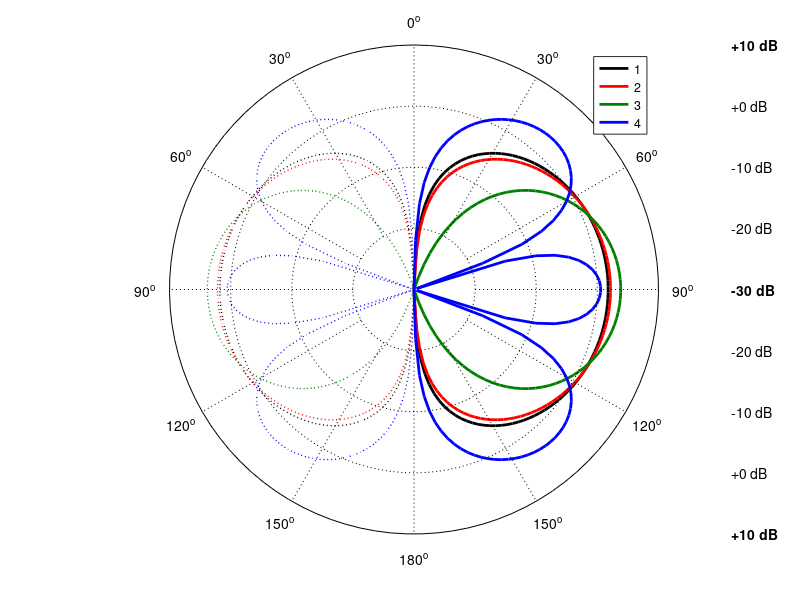

This figure's MATLAB source:
function plot_2D_Pattern_polar_dB(angdeg, rdB, rangedB, stepdB, stepdeg, noLeg)

% FUNCTION plot_2D_Pattern_polar_dB(phideg, rdB, rangedB, stepdB, stepdeg, noLeg)
%
% Makes 2D polar plot of angle-vs-r in logarithmic scale (for r). 
% It plots on the existing figure/axis, or creates a new one.
%
% Special settings are applied when plotting LVDAM-ANT patterns, 
% so that the figure plot matches the software GUI plot
%
% === Inputs ===
%  * phideg  = polar angles in [0,360] deg. Plots for [0,180] are mirrored.
%  * rdB     = radial distance in dB(log) scale, e.g., rdB=10*log10(r)
%  * rangedB = [min,max] dB range for the plot, default is [-30 +10]dB
%  * stepdB  = dB step for the plot markings, default is 10 dB
%  * stepdeg = deg step for the plot markings, default is 30 deg
%  * noLeg   = boolean, disables dB marks on the right, default is 0
%
% MIT License | Copyright (c) 2022 Alexandros Pitilakis, Thessaloniki/Greece

% Test inputs
if nargin == 0
    clc; close all; clear all;
    theta = linspace(eps,pi,100);
    kLs = 2*pi*[ 0.001 0.5 1 1.5 ];
    r = NaN*zeros(length(kLs),length(theta));
    for k = 1:length(kLs)
        kL = kLs(k);
        F = ( ( cos( kL/2*cos(theta) ) - cos(kL/2) )./ sin(theta) ).^2;
        r(k,:) = 2*F / trapz( theta, F.*sin(theta) );
    end
    rdB    = 10*log10( r );
    angdeg = theta*180/pi;   
       
end

% -------------------------------------------------------------------------
% Preliminary operations
% -------------------------------------------------------------------------

% Input argument check
if nargin == 1
    warning('myApp:argChk', 'Not enough input arguments.');
    help polar_dB; 
    return;
end

% Default inputs
if nargin < 6, noLeg = 0; end
if nargin < 5, stepdeg = 30; end
if nargin < 4, stepdB  = 10; end
if nargin < 3, rangedB = [-30 +10]; end 

% Some more checks:
if length(angdeg) ~= length(rdB) % Multiple rad-pat plots:
    error( ' ## polar_dB:ERROR: rdB and phideg must be equal length!' )
end
if diff(rangedB) < 0 % error in range dB
    error( ' ## polar_dB:ERROR: rangedB should be [min_dB max_dB]!' ); 
end
if max(rdB(:)) > rangedB(2) % warning for dB-range
   disp( ' ## polar_dB:Warning: max rdB of curve(s) exceed(s) range!' ); 
end
if any( imag(rdB)~=0 ) % complex rdB
    error( ' ## polar_dB:ERROR: rdB complex? Real inputs only!');
end
   
% Number of "rays" for angle marking
rays = 360/stepdeg;

% Arrange phideg and rdB row-wise
angdeg = angdeg(:)';
if size(rdB,1) > size(rdB,2)
    rdB = rdB';
end

% LV rad-pats special settings
try
    LVspecial = min(size(rdB))==2 && all(angdeg==0:1:359);
catch
    LVspecial = 0;
end
if LVspecial
    rangedB = [-30 0];
    stepdB  = 5;
    rdB = rdB(:,[1:end,1]);
    angdeg = [angdeg,360];
end


% -------------------------------------------------------------------------
% Prepare polar plot area:
% -------------------------------------------------------------------------

% White circlular-board on which RadPat will be printed
if LVspecial==0
    figure;
end
phi0 = linspace(0,360,100);
R0   = 1; 
x0   = R0*sind(phi0); 
y0   = R0*cosd(phi0); 
patch('xdata',x0,'ydata',y0, 'edgecolor','black','facecolor','w'); 
hold on

% -------------------------------------------------------------------------
% Scale & Plot the Rad-Pat
% -------------------------------------------------------------------------  

% Colors for the curves, if multiple are to be plotted simultaneously
if LVspecial % E and H planes only
    colspace = [1 0 0; 0 0 1];
elseif size(rdB,1) <= 4
    colspace = [0 0 0; 1 0 0; 0 0.5 0;0 0 1]; 
else
    colspace = jet( size(rdB,1) );
end

% Crop rdB to min/max to fit in plot, and scale it to [0->1] for plot
rdBcr = rdB;
rdBcr( rdB >= rangedB(2) ) = rangedB(2); % crop to max
rdBcr( rdB <= rangedB(1) ) = rangedB(1); % crop to min
rdBsc = 1 + (rdBcr-rangedB(2)) / diff(rangedB); % scale to [0...1]

% Plot all the curves
for rp = 1 : min( size(rdB) )

    x = rdBsc(rp,:) .* cosd(angdeg);
    y = rdBsc(rp,:) .* sind(angdeg) * (-1)^LVspecial;
    hp(rp) = plot( y, x,'LineStyle','-','color',colspace(rp,:),'LineWidth', 2);
    
    % For Theta-plots (0...180 deg): mirror along vertical axis
    if max(angdeg) <= 180
        plot( -y, x,'LineStyle',':','color',colspace(rp,:),'LineWidth', 1)
    end

end

% Legend for the rdB plots
if LVspecial
    legend( hp , {'E','H'} );
elseif min( size(rdB) ) > 1
    legend( hp , num2str( (1 : min( size(rdB) ))' ) );
end

% -------------------------------------------------------------------------
% Plot "cosmetics": iso-dB cicles and phi-rays
% ------------------------------------------------------------------------- 

% Fixed radial (dB) distance circles
c_log = rangedB(1):stepdB:rangedB(2);
c = (c_log-rangedB(2))/diff(rangedB);  
for k = 2 : length(c_log)-1 % dont do the outmost (it's there) and inmost
    plot(x0*c(k), y0*c(k),'LineStyle',':','color','black');
end
 
% Markers/labels for the iso-radial (dB) distance circles
% place on the right side
if noLeg == false
    for k = 1 : length(c_log)
        
        dBval = c_log(length(c_log)-k+1);
        
        if k==1
            text(1.3,+c(k), sprintf( '\\bf{%+2.0f dB}' , rangedB(2) ),...
                'horizontalalignment', 'left', 'verticalalignment', 'middle'); %,'fontsize', 13
            text(1.3,-c(k), sprintf( '\\bf{%+2.0f dB}' , rangedB(2) ),...
                'horizontalalignment', 'left', 'verticalalignment', 'middle'); %,'fontsize', 13
        elseif k == length(c_log)
            text(1.3,+c(k), sprintf( '\\bf{%+2.0f dB}' , dBval ),...
                'horizontalalignment', 'left', 'verticalalignment', 'middle'); %,'fontsize', 13
        else
            text(1.3,+c(k), sprintf('%+2.0f dB',dBval),...
                'horizontalalignment', 'left', 'verticalalignment', 'middle'); %,'fontsize', 13
            text(1.3,-c(k), sprintf('%+2.0f dB',dBval),...
                'horizontalalignment', 'left', 'verticalalignment', 'middle'); %,'fontsize', 13
        end
        
    end
end

% Rays -- Indicating the angles
phi_s=linspace(0,2*pi,rays+1);
x_s = sin(phi_s);
y_s = cos(phi_s);

% Rays Labels -- For theta (0...180 deg), ray labels are mirrored
if max(angdeg) <= 180
    if mod(rays,2)~=0
        error( 'Only works for even number of "rays!"' );
    end        
    phi_s_label = phi_s( [1:(rays/2+1),(rays/2):-1:1] );  
else
    phi_s_label = phi_s; 
end
    

% Rays -- Plot 'em and label them
for k=1:rays
    % Lines
    line([x_s(k)/diff(rangedB)*stepdB,x_s(k)],...
       [y_s(k)/diff(rangedB)*stepdB,y_s(k)],'LineStyle',':','color','black');

    % Labels
    text(1.1*x_s(k)*(-1)^LVspecial,1.1*y_s(k),...
        sprintf('%.3g^o',phi_s_label(k)/pi*180),...
        'horizontalalignment', 'center', 'verticalalignment', 'middle'); %,'fontsize', 15
end

% Final touches
axis square;
axis off